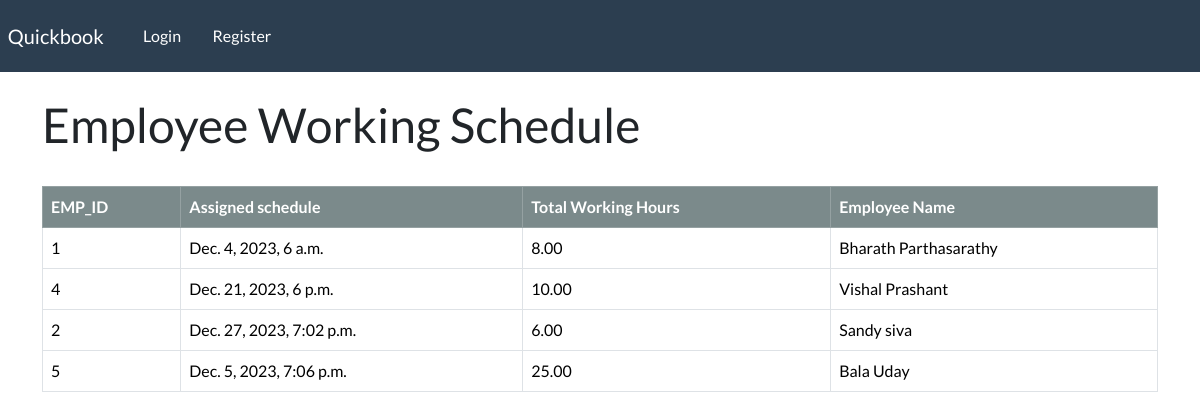
The app's page /schedule with its own data.
### webapp/models.py (models this page shows)
class schedule_table(models.Model):
    schedule_id=models.AutoField(primary_key=True)
    emp_id=models.ForeignKey(employee_record,on_delete=models.CASCADE, null=True)
    assigned_schedule=models.DateTimeField()
    total_hours=models.DecimalField(max_digits=5, decimal_places=2)
    emp_fname=models.CharField(max_length=100)
    emp_lname=models.CharField(max_length=100)
    emp_designation = models.CharField(max_length=100, null=True)
    timeoff_id=models.ForeignKey(time_off_table,on_delete=models.CASCADE, null=True)

class employee_record(models.Model):
    emp_id = models.AutoField(primary_key=True)
    emp_fname = models.CharField(max_length=100)
    emp_lname = models.CharField(max_length=100)
    emp_email = models.CharField(max_length=100)
    emp_phone = models.IntegerField()
    emp_address = models.CharField(max_length=250)
    emp_designation = models.CharField(max_length=100)
    def __str__(self):
        return str(self.emp_id)

### webapp/views.py (the view)
# urls.py: path('schedule', views.schedule_shift, name="schedule"),
def schedule_shift(request):
      my_records = schedule_table.objects.all()
      context = {'records': my_records}
      return render(request, 'webapp/schedule.html', context=context)

### webapp/templates/webapp/schedule.html
{% extends 'webapp/base.html' %}
{% load crispy_forms_tags %}
{% block content %}
<body>
    <h1>Employee Working Schedule</h1>
    <br>
    <table class="table table-hover table-bordered">
        <thead class="table-dark">
            <tr>
                <th scope="col"> EMP_ID </th>
                <th scope="col"> Assigned schedule </th>
                <th scope="col"> Total Working Hours </th>
                <th scope="col"> Employee Name </th>
            </tr>
        </thead>
        <tbody>
        {% if records %}
            {% for record in records %}
                <tr>
                    <td> {{record.emp_id}} </td>
                    <td> {{record.assigned_schedule}} </td>
                    <td> {{record.total_hours}} </td>
                    <td> {{record.emp_id.emp_fname}} {{record.emp_id.emp_lname}}</td>
                </tr>
            {% endfor %}
        {% endif %}
        </tbody>
    </table>
</body>
{% endblock %}

### webapp/templates/webapp/base.html (shortened to what this page needs)
 {% load static %}
 <!DOCTYPE html>
 <html>
        <head>
                        <link rel="stylesheet" type="text/css" href="https://bootswatch.com/5/flatly/bootstrap.min.css">
                        <link rel="stylesheet" type="text/css" href="{% static 'css/styles.css' %}">
        </head>
        <body>
            {% include 'webapp/navbar.html' %}
            <div class="container">
                <br>
                {% block content %}
                {% endblock %}
            </div>
        </body>
 </html>

### webapp/templates/webapp/navbar.html (shortened to what this page needs)
<nav class="navbar navbar-expand-lg navbar-dark bg-primary justify-content-center">
    <a class="navbar-brand main-heading" href="{% url '' %}">
      &nbsp; Quickbook
    </a>
      <div class="collapse navbar-collapse text-center" id="navbarNavDropdown">
        <ul class="navbar-nav mr-auto">
          {% if user.is_authenticated %}
            <li class="nav-item">
              <a class="nav-link" href="{% url 'dashboard' %}">Dashboard &nbsp; <i class="fa fa-home" aria-hidden="true"></i> </a>
            </li>
            &nbsp;     &nbsp;     &nbsp;
            <li class="nav-item">
              <a class="nav-link" href="{% url 'user-logout' %}">Sign out &nbsp; <i class="fa fa-sign-out" aria-hidden="true"></i> </a>
            </li>
            &nbsp;     &nbsp;     &nbsp;
            <li class="nav-item">
              <a class="nav-link" href="{% url 'my-shift' %}"> My_shift </a>
            </li>
            &nbsp;     &nbsp;     &nbsp;
            <li class="nav-item">
              <a class="nav-link" href="{% url 'date-record' %}"> Schedule </a>
            </li>
            &nbsp;     &nbsp;     &nbsp;
            <li class="nav-item">
              <a class="nav-link" href="{% url 'payroll' %}"> Payroll </a>
            </li>
        </ul>
        {% else %}
        <li class="nav-item">
          <a class="nav-link" href="{% url 'my-login' %}">Login</a>
        </li>
        <li class="nav-item">
          <a class="nav-link" href="{% url 'register' %}"> Register </a>
        </li>
        {% endif %}
      </div>
  </nav>

### records on screen
schedule_table: emp_id "1", assigned_schedule "Dec. 4, 2023, 6 a.m.", total_hours "8.00", emp_id.emp_fname "Bharath", emp_id.emp_lname "Parthasarathy"
schedule_table: emp_id "4", assigned_schedule "Dec. 21, 2023, 6 p.m.", total_hours "10.00", emp_id.emp_fname "Vishal", emp_id.emp_lname "Prashant"
schedule_table: emp_id "2", assigned_schedule "Dec. 27, 2023, 7:02 p.m.", total_hours "6.00", emp_id.emp_fname "Sandy", emp_id.emp_lname "siva"
schedule_table: emp_id "5", assigned_schedule "Dec. 5, 2023, 7:06 p.m.", total_hours "25.00", emp_id.emp_fname "Bala", emp_id.emp_lname "Uday"
